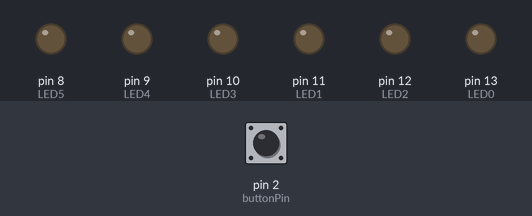
A sketch run on a simulated Arduino Uno, built with avr-gcc and run on an emulated ATmega328P. Shown: output pins drawn as LEDs (lit = HIGH). Dashed ring = blinking. The test bench sets the inputs (shaded band); at power-on: pin 2 (buttonPin) LOW.

Above: at 1.2 s.
1.3 s: pin 2 (buttonPin) pulled HIGH for 0.2 s
At 2.2 s:
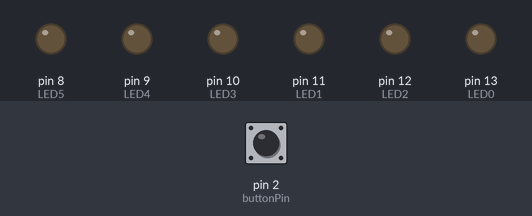
3.1 s: pin 2 (buttonPin) pulled HIGH for 3.2 s
At 3.51 s:
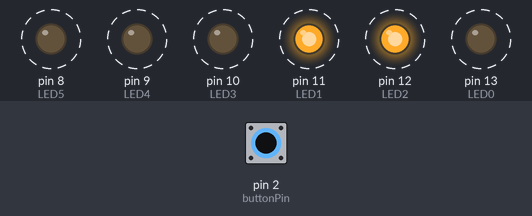
Timing chart, 0 to 8.0 s (numbered marks = the images above; inputs shaded):
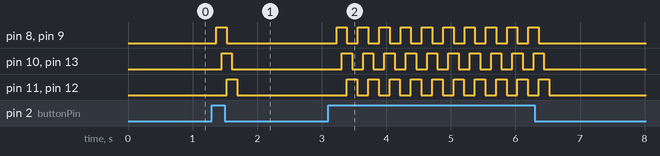

Measured:
- after the input at 1.3 s, pin 8 (LED5), pin 9 (LED4): LOW → HIGH after 0.07 s, → LOW 0.16 s later; pin 10 (LED3), pin 13 (LED0): LOW → HIGH after 0.15 s, → LOW 0.16 s later; pin 11 (LED1), pin 12 (LED2): LOW → HIGH after 0.23 s, → LOW 0.16 s later
- after the input at 3.1 s, pin 8 (LED5), pin 9 (LED4): alternates HIGH for 0.16 s and LOW for 0.17 s, 20 changes in all, then stays LOW, starting after 0.13 s

The sketch:

SS7_AllOfTheLights.ino
```cpp
//Cordell Lane
//Title:All Of The Lights
int LED0=13;
int LED2=12;//LED 2 and 1 are switch around plug it in weird
int LED1=11;//fix the LED by swiching the number order in the code
int LED3=10;
int LED4=9;
int LED5=8;
int buttonPin=2;
int buttonState;
int buttonPrevState=LOW;

void setup() {
  // put your setup code here, to run once:
  pinMode(13,OUTPUT);
  pinMode(12,OUTPUT);
  pinMode(11,OUTPUT);
  pinMode(10,OUTPUT);
  pinMode(9,OUTPUT);
  pinMode(8,OUTPUT);
  pinMode(buttonPin,INPUT);

}

void loop() {
  // put your main code here, to run repeatedly:
  int buttonState=digitalRead(buttonPin);
  delay(10);

  if(buttonState==HIGH){
    //pattern 01
    //Chage the pattern to one
      digitalWrite (LED4,HIGH); digitalWrite (LED5, HIGH);
      delay (80);
      digitalWrite (LED0,HIGH); digitalWrite (LED3, HIGH);
      delay (80);
      digitalWrite (LED1,HIGH); digitalWrite (LED2, HIGH);
      digitalWrite (LED4,LOW); digitalWrite (LED5, LOW);
      delay (80);
      digitalWrite (LED0,LOW); digitalWrite (LED3, LOW);
      delay (80);
      digitalWrite (LED1,LOW); digitalWrite (LED2, LOW);

    }else{
      //now lights turn off when LOW

      digitalWrite (LED4,LOW); digitalWrite (LED5, LOW);
      delay (80);
      digitalWrite (LED0,LOW); digitalWrite (LED3, LOW);
      delay (80);
      digitalWrite (LED1,LOW); digitalWrite (LED2, LOW);
      }


///testing all LED
////They all work
/*
  digitalWrite(LED5,HIGH);
  delay(1000);
  digitalWrite(LED5,LOW);
  delay(1000);
*/

///Testing the buton
//Button works on each LED
    /*if(buttonState==HIGH){
    digitalWrite(LED3,HIGH);
    }else{
      digitalWrite(LED3,LOW);
      }
    */


}
```
